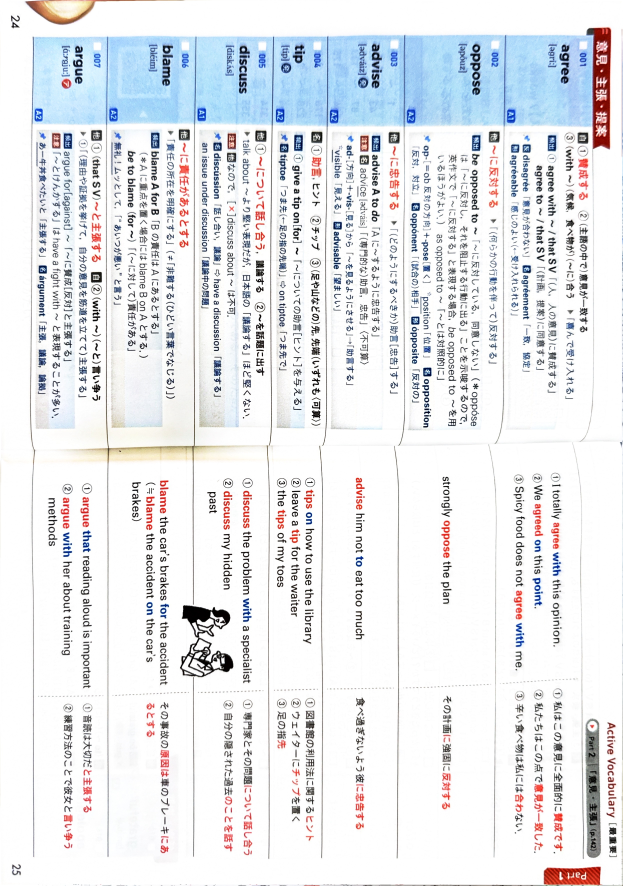
#> input picture tango/sample_jpg/LEAP - 1.jpg, 2492 x 3544 px (shown at 1/4 size)
$ python -i extractor.py   (imports and definitions only)
#> lines starting #> are read from the running program, lines starting #| are printed output that depends on the picture
"""Gemini Vision で単語帳画像から VocabularyExtractionResult を抽出する。

SPEC §3 のスキーマと §4 の抽出ルールに従い、Structured Output で取得する。
"""

from __future__ import annotations

import io
import logging
import re
from pathlib import Path
from typing import Optional

from google.genai import types
from PIL import Image, ImageOps

from config import MODEL_NAME, client
from models import VocabularyExtractionResult

logger = logging.getLogger(__name__)

# 画像長辺の上限 (品詞バッジなど小要素の可読性を確保)
MAX_IMAGE_SIDE = 3000

# meanings に紛れ込んだら usages_and_notes に移動する記号
NOTE_PREFIXES = ("▶", "▷", "★", "＊", "*", "◆", "■", "●")

# 単一POS+単一意味で勝手に付与された ① プレフィックスを剥がすための正規表現
_SOLO_NUMBER_RE = re.compile(r"^[①②③④⑤⑥⑦⑧⑨]\s*")

# Gemini に渡すシステム指示 (SPEC §4 の抽出ルールを反映)
SYSTEM_INSTRUCTION = """\
あなたは英語学習用の紙の単語帳ページをスキャンした画像を解析し、
構造化された JSON データに変換する熟練のデータ抽出エンジンです。

# 共通ルール
- ページ上部のヘッダー（例: 「意見・主張・提案」「最難関国公立・私大対策」）や、
  ページ下部のページ番号（例: 526, 527）は抽出対象から **除外** する。
- 英語フィールド（word / phonetic / examples.en）には英語のみ、
  日本語フィールド（meanings / usages_and_notes / examples.ja）には日本語のみを格納する。
  両者を混在させない。
- id は紙面の単語番号を **そのままの桁数で文字列として** 保持する（例: "001", "2090"）。
- 紙面に記述がない情報は null（任意）または空配列（リスト）にする。推測で値を埋めない。

# 品詞マーカー（最重要 — 誤分類を防ぐためのルール）
- 各見出し語のすぐ右には、品詞を示す **小さな青いバッジ** が並ぶ。
  バッジに含まれる文字は「**名**」「**形**」「**動**」「**副**」「**前**」「**接**」「**熟**」
  「**自**」「**他**」「**助**」「**冠**」など。これらをすべて検出対象とする。
- バッジが現れるたびに **必ず新しい definitions グループを開始** する。
  バッジを見逃すと、本来別品詞の意味が同じグループに混在し誤分類になる。
- 意味番号 ①②③④ は **品詞をまたいで連番** になっている場合がある
  （例: 名①「材料」②「資料」 形③「物質的な」④「重大な」）。
  「番号が連続している」ことを根拠に同じ品詞だと判断してはいけない。
  必ずバッジの位置で品詞境界を決定すること。
- バッジ位置の判定に迷ったら、意味の品詞性（名詞句か形容詞句か）を
  日本語訳から推定して整合性を確認する。

# 意味抽出の精度ルール（誤生成を防ぐ）
- **番号 ①②③ は紙面に明示されている場合のみ含める**。
  単一意味のエントリ（例: 名 能力 / 他 〜を達成する）に勝手に "①" を付けない。
  meanings = ["能力"], meanings = ["〜を達成する"] のように番号なしで格納する。
- **意味本体はバッジ直後の語句のみ**。コメント文や補足説明の中に出てくる
  括弧書きや修飾語を、意味本体に取り込まない。
  - 悪い例: 紙面が `名 能力 / 主に「(後天的な)能力」を示す最も一般的な語` のとき、
    meanings に "(後天的な)能力" と書く（コメント側の修飾語「(後天的な)」を取り込んでいる）
  - 良い例: meanings = ["能力"] / usages_and_notes に "主に「(後天的な)能力」を示す最も一般的な語"
- **見出し語ごとのエントリ境界を厳守**。
  各 VocabularyItem に含めるのは、その見出し語の直下〜次の見出し語の直前までの情報のみ。
  隣のエントリ（後続の見出し語）の意味・例文・派生語を流用しない。
  例: ability (#036) の definitions に talent (#037) の "才能" を混ぜない。

# 解説記号の扱い（meanings に混入させない — 最重要）
- **▶ ▷ ★ ＊ * ◆ ■ ●** などの記号で始まる行や、
  「**注意**」「**比較**」「**語法**」「**参考**」「**頻出**」「**派生**」「**類義**」「**反義**」
  などの枠ラベル付きテキストは、
  **その単語の語義（meaning）ではなく補足説明** である。必ず `usages_and_notes` に
  文字列として格納し、`meanings` には絶対に入れない。
- numbered meaning が **1個しかない場合でも**、その直下や横にある ▶ コメントは
  meanings には含めず、必ず `usages_and_notes` へ。
- 具体例:
  - 紙面: `他 ① 〜を達成する  ▶「苦労して(時間をかけて)ある基準にまで到達する」`
    → meanings = ["① 〜を達成する"], usages_and_notes に "▶「苦労して...」" を追加
  - 紙面: `名 ① 努力  ▶「努力」を示す最も一般的な語。`
    → meanings = ["① 努力"], usages_and_notes に "▶「努力」を示す..." を追加
- 反義語・派生語ブロック（例: `反 disagree「意見が合わない」`, `名 agreement「一致」`）も
  `usages_and_notes` に格納する。

# レイアウトA: 「重要な基本動詞」（例: look, see, watch, listen, hear, stand）
- 自他動詞マーク「自」「他」と意味番号 ① ② ③ を読み取り、
  definitions を part_of_speech（自動詞/他動詞）ごとに分けて meanings 配列に整理する。
- 「解説」「注意」「比較」枠の説明文（例: "Look at[×Look] that bird..."）は
  すべて usages_and_notes に **そのまま文字列として** 格納する。
- 紙面下部の [活用]（see-saw-seen 等）や、右側・解説枠内の短い例文表現
  （例: "I saw him."「彼を見た」）は可能な限り examples に { en, ja } ペアとして格納する。

# レイアウトB: 「意見・主張・提案」（例: agree, oppose, advise, tip, discuss）
- 左ページの見出し語と、右ページの対応する番号の英語例文・日本語訳を
  正しく結合し、当該 VocabularyItem の examples にマッピングする。
- 見出し語の左下にある "A1" "A2" 等のラベルは level_tag にマッピングする。

# レイアウトC: 「最難関国公立・私大対策」（例: epidemic, obesity, neuron）
- 青字で書かれた語源分解（例: "epi-[上] + -dem-[民衆] -> 「民衆の上に来る」"）は
  word_origin.formula に、その後に続く派生語・補足説明
  （例: 'democracy「民主主義」, pandemic「全世界的な流行」'）は word_origin.description に格納する。
- このレイアウトでは右ページに独立例文がない場合が多いため、
  見出し語下の解説中の短いフレーズや用例
  （例: "speed up your metabolism"「新陳代謝を高める」）は examples もしくは
  usages_and_notes として確実に拾う。

# 出力
- 紙面に存在するすべての見出し語を漏れなく抽出する。
- スキーマは VocabularyExtractionResult に厳密に従う。余計なフィールドを追加しない。
"""

USER_PROMPT = (
    "この画像は紙の英単語帳のスキャンページです。"
    "上記ルールに従って、すべての見出し語を VocabularyExtractionResult スキーマで抽出してください。"
)


def _load_image_bytes(
    image_path: Path,
    *,
    rotate_deg: int = 0,
) -> tuple[bytes, str]:
    """画像を読み込み、正立化・回転・縮小して JPEG bytes を返す。

    Args:
        image_path: 入力画像。
        rotate_deg: EXIF 補正後に追加で回す角度 (反時計回り 0/90/180/270)。
            ピクセルデータが右 90° 倒れているスキャンには 90 を指定する。
    """
#> called with image_path = 'sample_jpg/LEAP - 1.jpg', rotate_deg = 0
    if rotate_deg not in (0, 90, 180, 270):
        raise ValueError(f"rotate_deg は 0/90/180/270 のいずれか: {rotate_deg}")

    with Image.open(image_path) as img:
#> img is the input picture: PIL image 2492x3544 RGB; mean R, G, B 231.4, 233.4, 236.7
        img.load()
        mime_type = "image/jpeg"
        # EXIF Orientation を反映して正立化 (スマホ撮影/スキャナの横向きデータ対策)
        img = ImageOps.exif_transpose(img)
        # EXIF が嘘をついている場合の救済 (手動指定の追加回転)
        if rotate_deg:
            img = img.rotate(rotate_deg, expand=True)
        # RGBA / P モードは JPEG 化のため RGB に変換
        if img.mode not in ("RGB", "L"):
            img = img.convert("RGB")

        longest = max(img.size)
#> longest = 3544
        if longest > MAX_IMAGE_SIDE:
            scale = MAX_IMAGE_SIDE / longest
#> scale = 0.847
            original_size = img.size
#> original_size = (2492, 3544)
            new_size = (int(img.size[0] * scale), int(img.size[1] * scale))
#> new_size = (2109, 3000)
            img = img.resize(new_size, Image.LANCZOS)
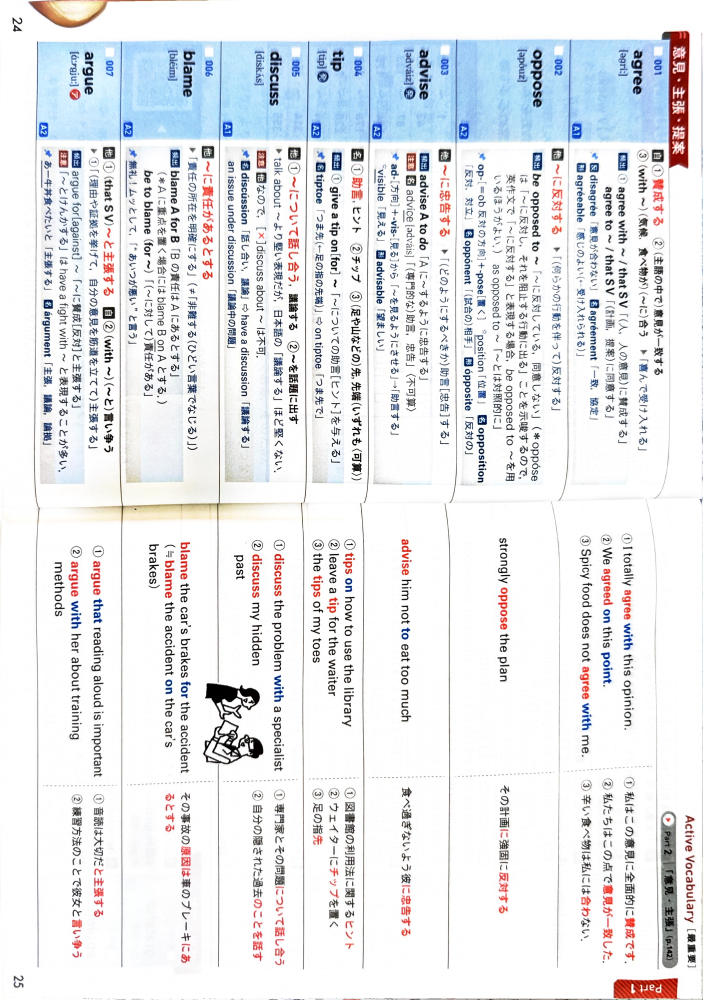
#> img: PIL image 2109x3000 RGB (shown at 1/3 size); mean R, G, B 231.4, 233.4, 236.7
#> (the run stopped early here; a loop or call above may not have finished)

$ run again, on tango/sample_jpg/LEAP - 2.jpg
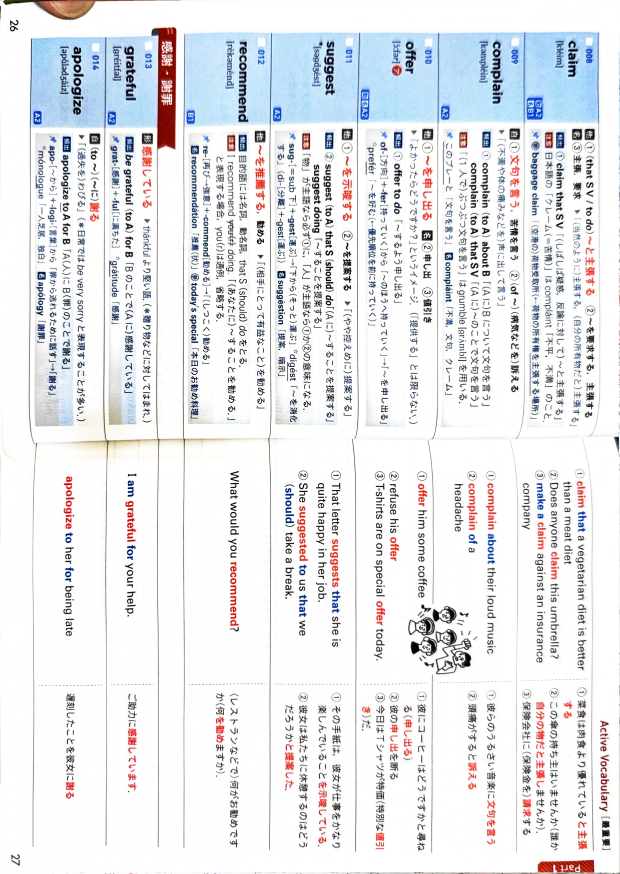
#> input picture tango/sample_jpg/LEAP - 2.jpg, 2480 x 3495 px (shown at 1/4 size)
#> in _load_image_bytes, img is the input picture: PIL image 2480x3495 RGB; mean R, G, B 231.8, 233, 236
#> in _load_image_bytes, `img = img.resize(new_size, Image.LANCZOS)`:
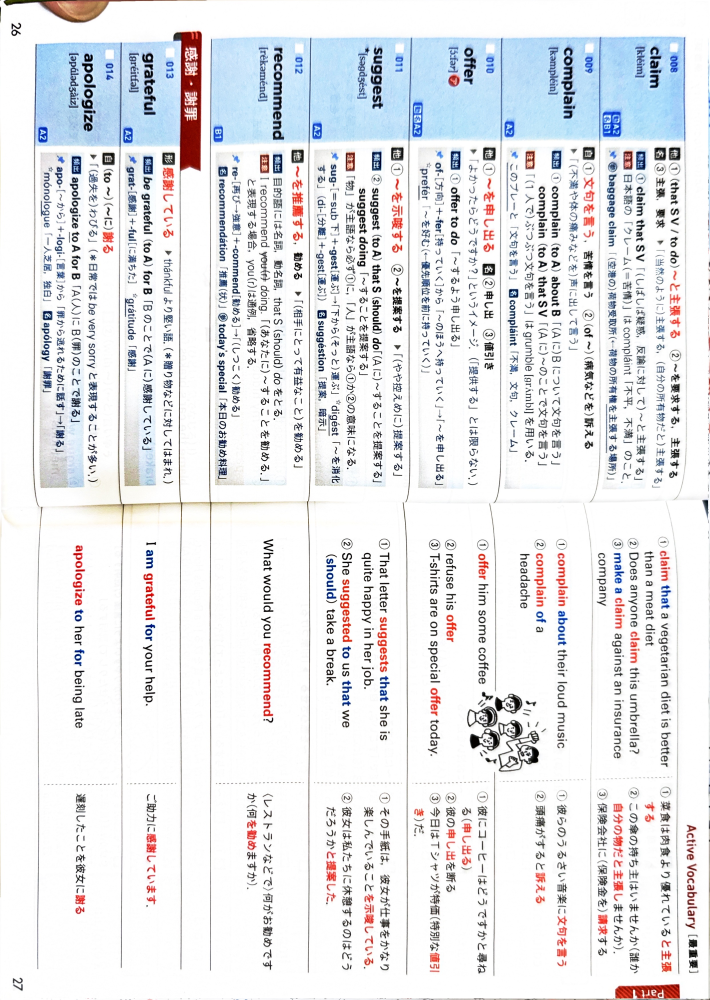
#> img: PIL image 2128x3000 RGB (shown at 1/3 size); mean R, G, B 231.7, 233, 236

$ run again, on tango/sample_jpg/LEAP - 3.jpg
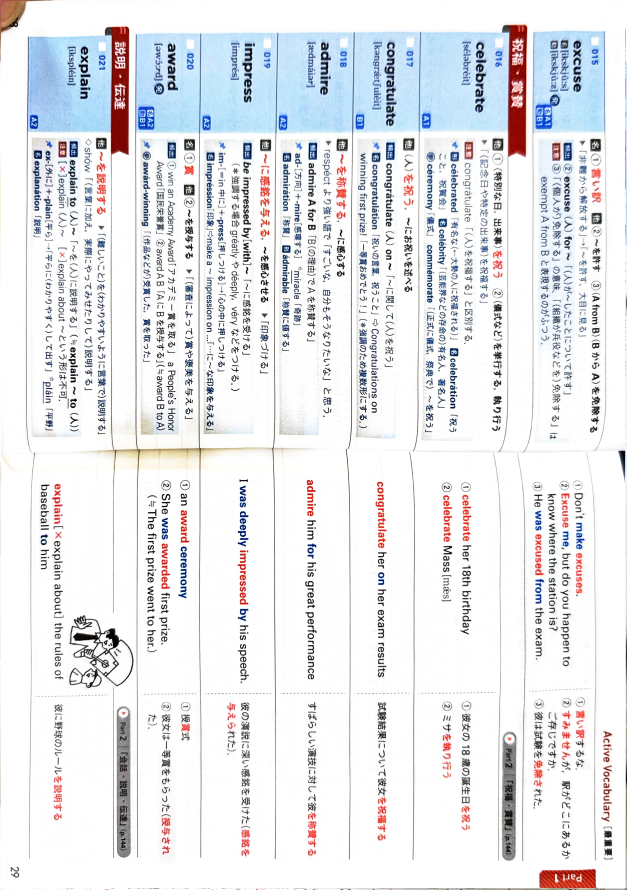
#> input picture tango/sample_jpg/LEAP - 3.jpg, 2505 x 3558 px (shown at 1/4 size)
#> in _load_image_bytes, img is the input picture: PIL image 2505x3558 RGB; mean R, G, B 231.7, 232.9, 236.1
#> in _load_image_bytes, `img = img.resize(new_size, Image.LANCZOS)`:
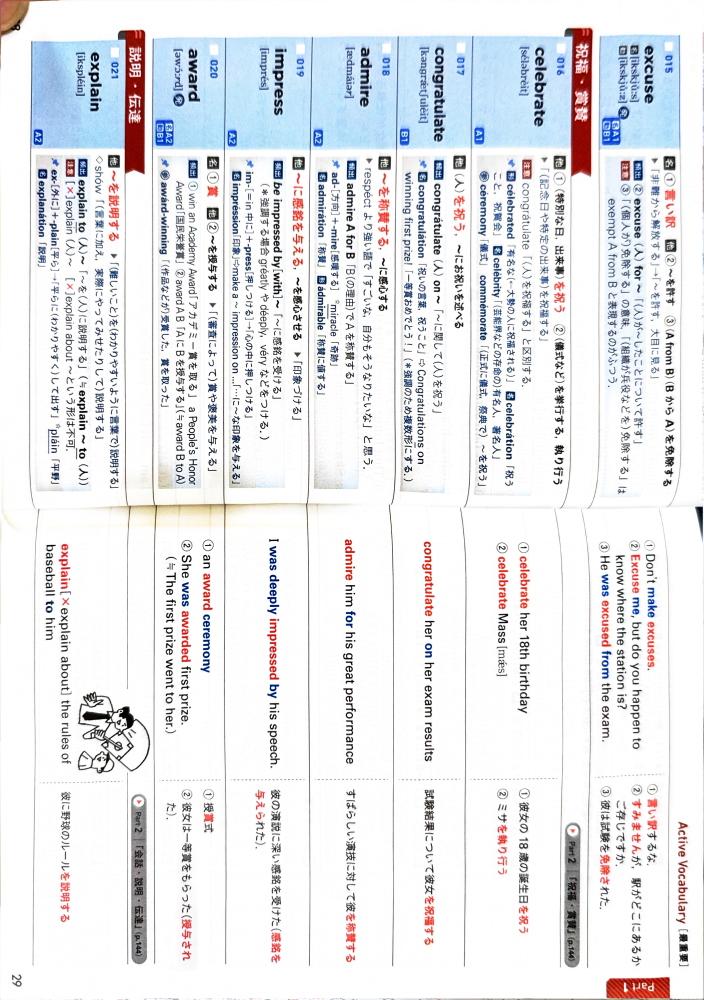
#> img: PIL image 2112x3000 RGB (shown at 1/3 size); mean R, G, B 231.7, 232.8, 236
